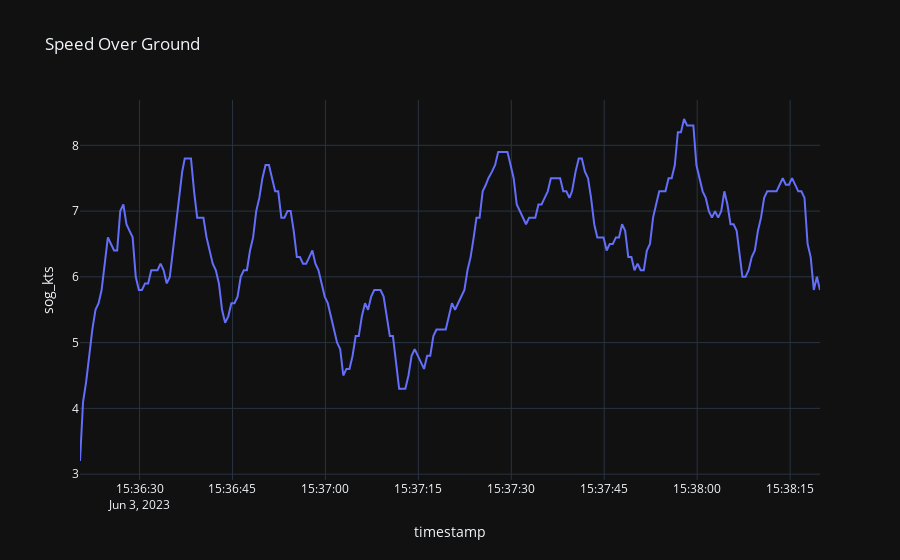

This figure's notebook cell:
### Code cell
fig = px.line(df_time, x='timestamp', y='sog_kts', template='plotly_dark', title='Speed Over Ground')
fig.show()

### Figure 1 — Plotly figure (JSON) as saved in the notebook; plotly's stock layout.template omitted (floating-point values rounded to 4 significant figures; data arrays with more than 128 entries replaced by an {"elided": "..."} marker saying what was removed)
{"data": [{"hovertemplate": "timestamp=%{x}<br>sog_kts=%{y}<extra></extra>", "legendgroup": "", "line": {"color": "#636efa", "dash": "solid"}, "marker": {"symbol": "circle"}, "mode": "lines", "name": "", "orientation": "v", "showlegend": false, "type": "scatter", "x": {"elided": "240 str values"}, "xaxis": "x", "y": {"elided": "240 float values"}, "yaxis": "y"}], "layout": {"legend": {"tracegroupgap": 0}, "title": {"text": "Speed Over Ground"}, "xaxis": {"anchor": "y", "domain": [0, 1], "title": {"text": "timestamp"}}, "yaxis": {"anchor": "x", "domain": [0, 1], "title": {"text": "sog_kts"}}}}
